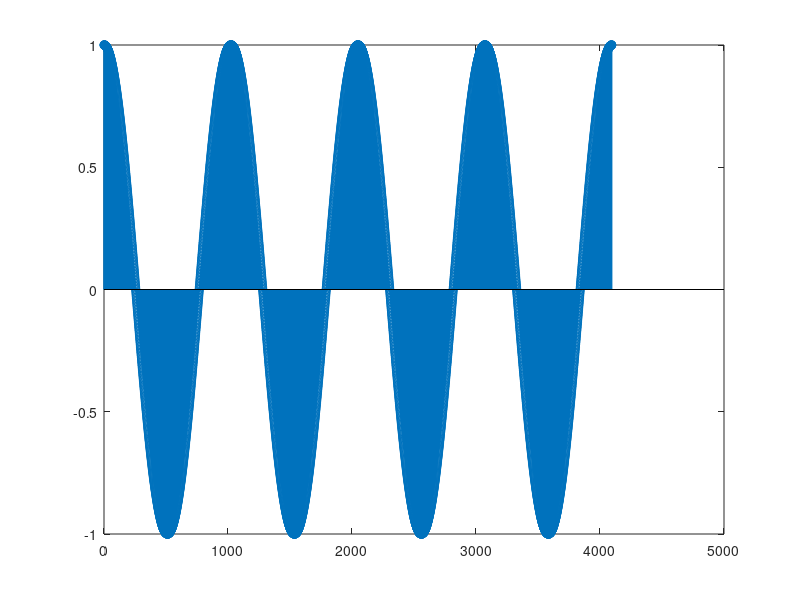

The MATLAB source for this figure:
clear;
N1=1024;
x1 = [ 0 : 4*N1-1 ];
y1 = cos( ((2*pi)/N1) * x1 );
stem(x1,y1);

y1(1)-y1(1+1024)
%x[1]-x[1024+1]
%cos( ((2*pi)/1024) * 1 )-cos( ((2*pi)/1024) * (1024+1) )
format long;